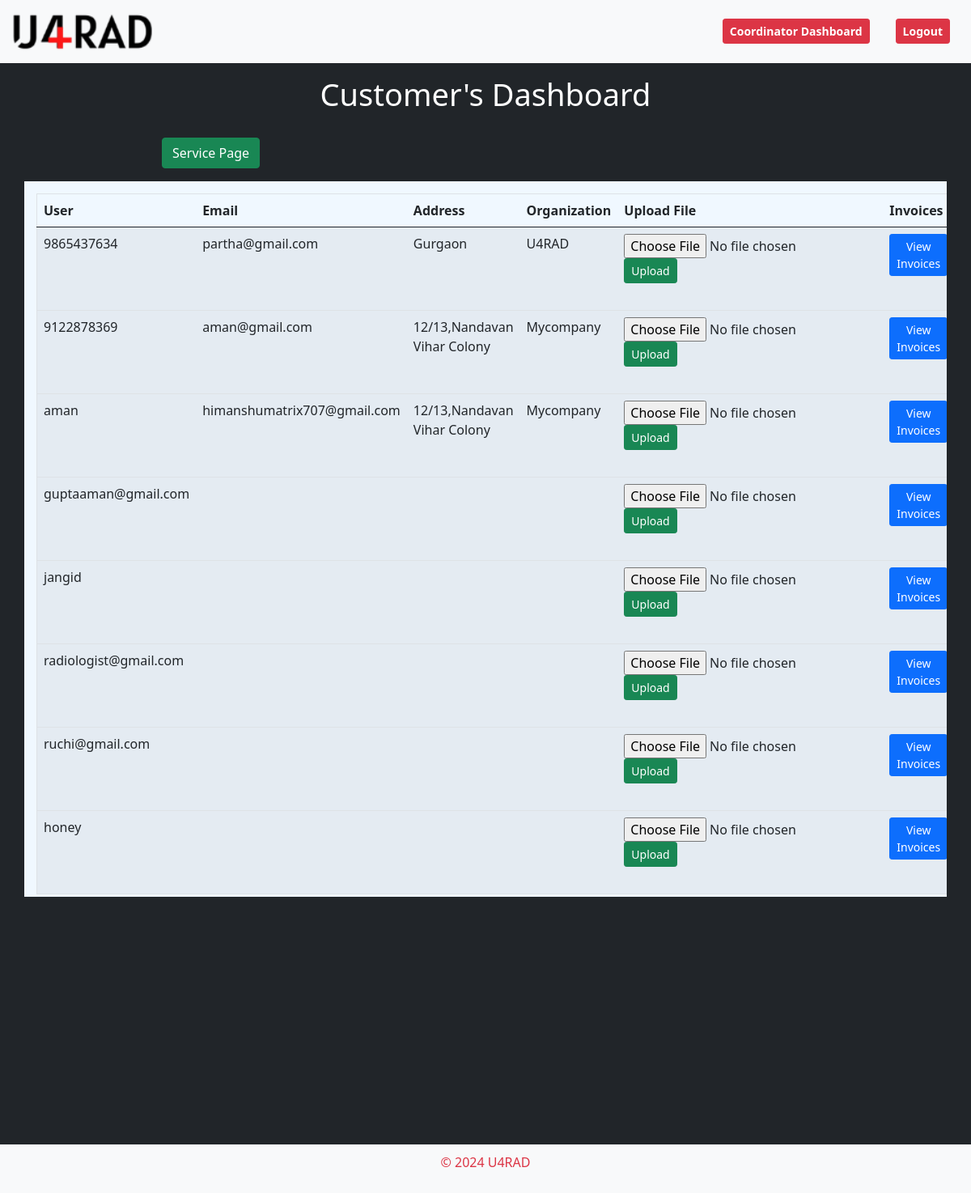
Screenshot of /coordinator_dashboard/ (signed in) with the database file from the repository.
### services/models/profile.py (models this page shows)
class Profile(models.Model):
    user = models.OneToOneField(User, on_delete=models.CASCADE)
    email = models.EmailField(blank=True)
    address = models.CharField(max_length=100, blank=True)
    organization = models.CharField(max_length=100, blank=True)

### services/views.py (the view)
# urls.py: path('coordinator_dashboard/', views.coordinator_dashboard, name='coordinator_dashboard'),
@login_required
def coordinator_dashboard(request):
    profiles = Profile.objects.select_related('user').all().order_by('-id')
    cart_items = Cart.objects.select_related('user', 'service').all()
    all_orders = Order.objects.select_related('user').all()
    orders_dict = {}
    for profile in profiles:
        user_orders = all_orders.filter(user=profile.user)
        orders_dict[profile.user.id] = user_orders
    context = {
        'profiles': profiles,
        'cart_items': cart_items,
        'orders_dict': orders_dict,
    }
    return render(request, 'services/coordinator_dashboard.html', context)

### services/templates/services/coordinator_dashboard.html (shortened to what this page needs)
{% extends 'services/base_generic.html' %}
{% block content %}
{% load static %}
<div class="customer-header">
  Customer's Dashboard
</div>
<div>
  <button style="margin-left: 200px;" class="btn btn-success" onclick="window.location.href='{% url 'service_list' %}'">Service Page</button>
</div>
<div class="container mt-10">
  <table class="table table-striped" id="profile-table" border="1">
    <thead>
      <tr>
        <th>User</th>
        <th>Email</th>
        <th>Address</th>
        <th>Organization</th>
        <th>Upload File</th>
        <th>Invoices</th>
      </tr>
    </thead>
    <tbody>
      {% for profile in profiles %}
      <tr>
        <td>{{ profile.user.username }}</td>
        <td>{{ profile.email }}</td>
        <td>{{ profile.address }}</td>
        <td>{{ profile.organization }}</td>
        <td>
            <form id="upload-form-{{ profile.user.id }}" enctype="multipart/form-data">
              <input type="file" name="file" id="file-upload-{{ profile.user.id }}" class="upload-file" placeholder="upload" />
              <button type="button" class="btn btn-sm btn-success" onclick="uploadFile('{{ profile.user.id }}')">Upload</button>
            </form>
        </td>
        <td>
          <button class="btn btn-sm btn-primary" onclick="openInvoicePopUp('{{ profile.user.id }}')">View Invoices</button>
        </td>
      </tr>
      {% endfor %}
    </tbody>
  </table>
</div>
{% endblock %}

### services/static/css/styles.css (style rules this page uses)
body { font-family: Arial, sans-serif; margin: 0; padding: 0; background-color: #f4f4f4; }
button { padding: 10px 20px; background-color: #5cb85c; border: none; color: #fff; cursor: pointer; }

### services/templates/services/base_generic.html (style rules this page uses)
body { margin: 0; padding: 0; box-sizing: border-box; }

### services/templates/services/coordinator_dashboard.html (style rules this page uses)
.container { padding: 15px; margin-top: 1rem; margin-bottom: 5rem; background-color: aliceblue; max-height: 60vh; overflow-y: auto; }
.customer-header { padding: 10px 15px; margin-bottom: 15px; font-size: 38px; color: white; text-align: center; }

### rows the page displays
Profile: user.username "9865437634", email "partha@gmail.com", address "Gurgaon", organization "U4RAD"
Profile: user.username "9122878369", email "aman@gmail.com", address "12/13,Nandavan Vihar Colony", organization "Mycompany"
Profile: user.username "aman", email "himanshumatrix707@gmail.com", address "12/13,Nandavan Vihar Colony", organization "Mycompany"
Profile: user.username "guptaaman@gmail.com"
Profile: user.username "jangid"
Profile: user.username "radiologist@gmail.com"
Profile: user.username "ruchi@gmail.com"
Profile: user.username "honey"
